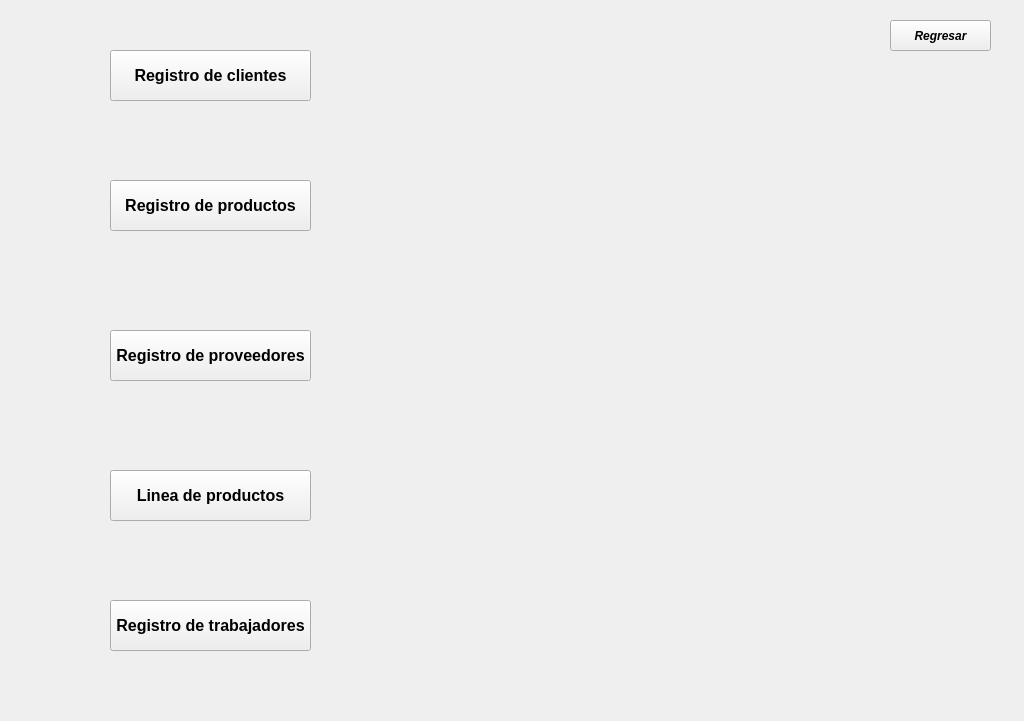
<?xml version="1.0" encoding="UTF-8"?>
<ui version="4.0">
 <class>Operaciones</class>
 <widget class="QWidget" name="Operaciones">
  <property name="geometry">
   <rect>
    <x>0</x>
    <y>0</y>
    <width>1024</width>
    <height>721</height>
   </rect>
  </property>
  <property name="windowTitle">
   <string>Form</string>
  </property>
  <widget class="QLabel" name="ventana_operaciones">
   <property name="geometry">
    <rect>
     <x>0</x>
     <y>0</y>
     <width>1121</width>
     <height>731</height>
    </rect>
   </property>
   <property name="text">
    <string/>
   </property>
   <property name="pixmap">
    <pixmap resource="../Recursos/images.qrc">:/operaciones-design.jpg</pixmap>
   </property>
  </widget>
  <widget class="QPushButton" name="id_clientes">
   <property name="geometry">
    <rect>
     <x>110</x>
     <y>50</y>
     <width>201</width>
     <height>51</height>
    </rect>
   </property>
   <property name="font">
    <font>
     <family>Arial</family>
     <pointsize>12</pointsize>
     <weight>75</weight>
     <bold>true</bold>
    </font>
   </property>
   <property name="text">
    <string>Registro de clientes</string>
   </property>
  </widget>
  <widget class="QPushButton" name="id_productos">
   <property name="geometry">
    <rect>
     <x>110</x>
     <y>180</y>
     <width>201</width>
     <height>51</height>
    </rect>
   </property>
   <property name="font">
    <font>
     <family>Arial</family>
     <pointsize>12</pointsize>
     <weight>75</weight>
     <bold>true</bold>
    </font>
   </property>
   <property name="text">
    <string>Registro de productos</string>
   </property>
  </widget>
  <widget class="QPushButton" name="id_proveedores">
   <property name="geometry">
    <rect>
     <x>110</x>
     <y>330</y>
     <width>201</width>
     <height>51</height>
    </rect>
   </property>
   <property name="font">
    <font>
     <family>Arial</family>
     <pointsize>12</pointsize>
     <weight>75</weight>
     <bold>true</bold>
    </font>
   </property>
   <property name="text">
    <string>Registro de proveedores</string>
   </property>
  </widget>
  <widget class="QPushButton" name="id_lineaproductos">
   <property name="geometry">
    <rect>
     <x>110</x>
     <y>470</y>
     <width>201</width>
     <height>51</height>
    </rect>
   </property>
   <property name="font">
    <font>
     <family>Arial</family>
     <pointsize>12</pointsize>
     <weight>75</weight>
     <bold>true</bold>
    </font>
   </property>
   <property name="text">
    <string>Linea de productos</string>
   </property>
  </widget>
  <widget class="QPushButton" name="id_trabajadores">
   <property name="geometry">
    <rect>
     <x>110</x>
     <y>600</y>
     <width>201</width>
     <height>51</height>
    </rect>
   </property>
   <property name="minimumSize">
    <size>
     <width>201</width>
     <height>51</height>
    </size>
   </property>
   <property name="font">
    <font>
     <family>Arial</family>
     <pointsize>12</pointsize>
     <weight>75</weight>
     <bold>true</bold>
    </font>
   </property>
   <property name="text">
    <string>Registro de trabajadores</string>
   </property>
  </widget>
  <widget class="QPushButton" name="id_regresarmenu">
   <property name="geometry">
    <rect>
     <x>890</x>
     <y>20</y>
     <width>101</width>
     <height>31</height>
    </rect>
   </property>
   <property name="font">
    <font>
     <family>Arial</family>
     <pointsize>9</pointsize>
     <weight>75</weight>
     <italic>true</italic>
     <bold>true</bold>
    </font>
   </property>
   <property name="autoFillBackground">
    <bool>true</bool>
   </property>
   <property name="text">
    <string>Regresar</string>
   </property>
   <property name="icon">
    <iconset resource="../Recursos/images.qrc">
     <normaloff>:/regreso.png</normaloff>:/regreso.png</iconset>
   </property>
  </widget>
 </widget>
 <resources>
  <include location="../Recursos/images.qrc"/>
 </resources>
 <connections/>
</ui>
